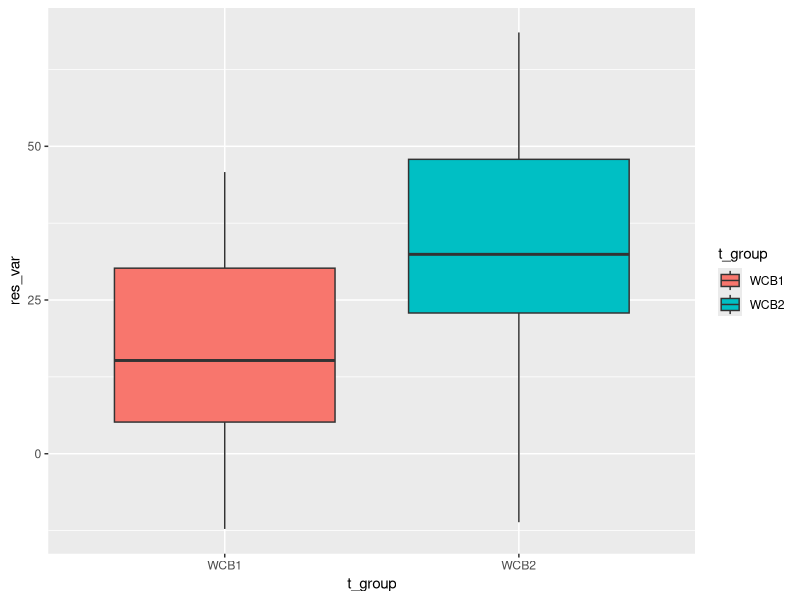

Reproduce this figure in R.
## ---- chunk 1

# this section of code sets the parameters of the data, SD, mean, sample size
n_group <- 2 # number of treatment groups
n_names <- c("WCB1", "WCB2") # WCB1 = woodchip bioreactor 1 (and 2, there are 2 outflows)
n_size <- c(14,15) # size is number of samples, aka number of storm events
n_mean <- c(23.79,45.39) # means of the two groups
n_sd <- c(13.57,25.24)
t_group <- rep(n_names,n_size) # this makes a t_group that has names of the treatment groups repeated for the whole sample size
t_group
table(t_group)

## ---- chunk 2

id <- 1:(sum(n_size)) # the sum of both samples from both groups
# random normal numbers to make up the value column (in my case TN values) 
res_var <- c(rnorm(n=n_size[1],mean=n_mean[1],sd=n_sd[1]), 
             rnorm(n=n_size[2],mean=n_mean[2],sd=n_sd[2]))

ano_data <- data.frame(id,t_group,res_var) 
str(ano_data)

## ---- chunk 3

# ~ means "as a function of"
ano_model <- aov(res_var~t_group,data=ano_data)
print(ano_model) # to get the model
print(summary(ano_model)) # gets all elements of the model 
z <- summary(ano_model) # save as a vector
str(z)
aggregate(res_var~t_group,data=ano_data,FUN=mean) # separates out by the t_group and gives the mean of each group. applying a common operation to several columns

unlist(z)
unlist(z)[7] # takes the f value out, need to go in the summary section and figure out what you want and the number
ano_sum <- list(Fval=unlist(z)[7],
                probF=unlist(z)[9])
ano_sum

## ---- chunk 4

# ggplot for ANOVA data ---------------------------------------------------
library(ggplot2)


ano_plot <- ggplot(data=ano_data,
                   aes(x=t_group, # aes=specify asthetics
                       y=res_var,
                       fill=t_group)) +# fill to specify a grouping variable
                      geom_boxplot()
print(ano_plot)

